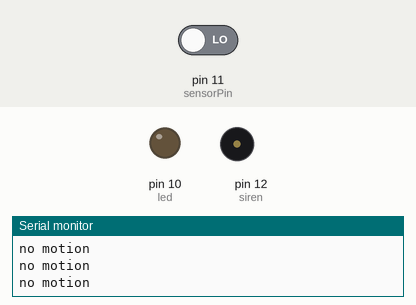
A sketch run on a simulated Arduino Uno, built with avr-gcc and run on an emulated ATmega328P. Parts: output pins drawn as LEDs (lit = HIGH), buzzer (waves = sounding, pin HIGH), the last lines printed to the serial monitor. The test bench sets the inputs (shaded band); at power-on: pin 11 (sensorPin) LOW.

Above: at 4.8 s.
4.9 s: pin 11 (sensorPin) driven HIGH
At 7.2 s:
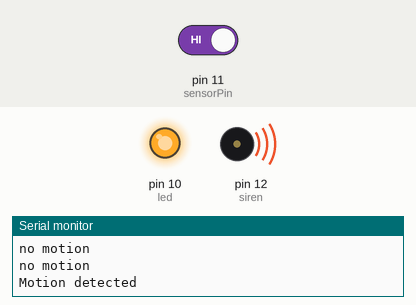
7.6 s: pin 11 (sensorPin) driven LOW
At 8.8 s:
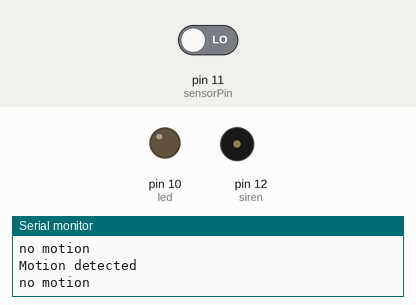
Timing chart, 0 to 10.6 s (numbered marks = the images above; inputs shaded):
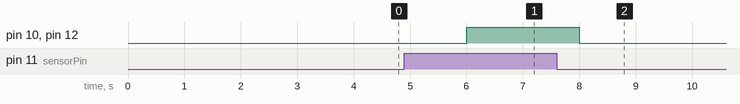

Measured:
- after the input at 4.9 s, pin 10 (led), pin 12 (siren): LOW → HIGH after 1.1 s
- after the input at 7.6 s, pin 10 (led), pin 12 (siren): HIGH → LOW after 0.40 s

The sketch:

pir.ino
```cpp
int siren = 12;
int sensorPin = 11;
int led = 10;
int pir;

void setup() {
  pinMode(siren, OUTPUT);
  pinMode(sensorPin, INPUT);
  pinMode(led, OUTPUT);
  Serial.begin(9600);

}

void loop() {
 pir = digitalRead(sensorPin);
 if(pir == 1)
 {
  digitalWrite(siren, HIGH);
  digitalWrite(led, HIGH);
  Serial.println("Motion detected");
  delay(2000);
 }
 else
 {
  digitalWrite(siren, LOW);
  digitalWrite(led, LOW);
  Serial.println("no motion");
  delay(2000);
 }

}
```
